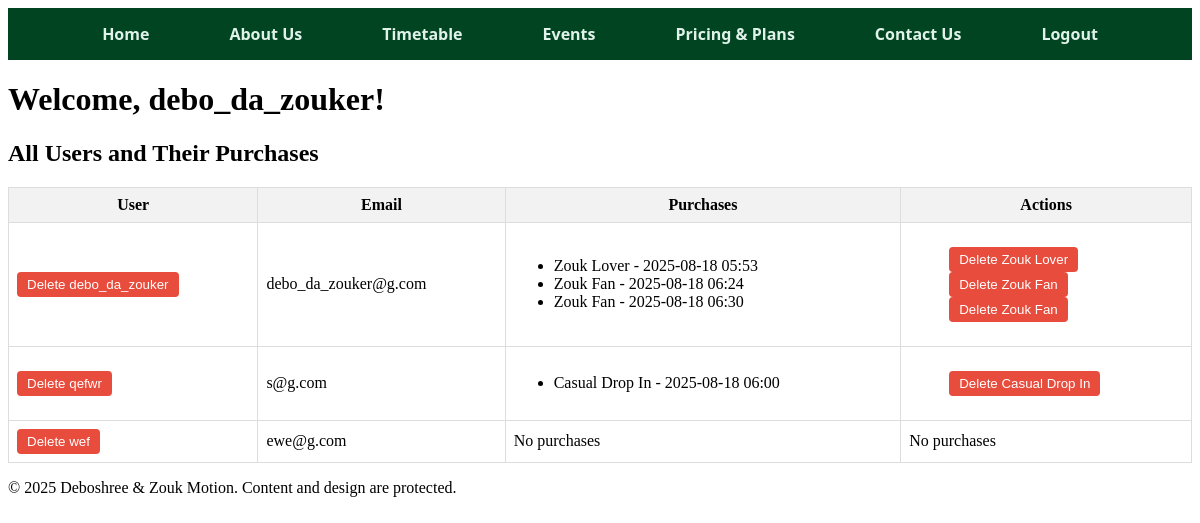
The app's page /dashboard (signed in) with its own data.
### app.py (models this page shows)
class User(db.Model):
    id = db.Column(db.Integer, primary_key=True)
    name = db.Column(db.String(150))
    email = db.Column(db.String(150), unique=True, nullable=False)
    password = db.Column(db.String(200), nullable=False)

class Purchase(db.Model):
    id = db.Column(db.Integer, primary_key=True)
    user_id = db.Column(db.Integer, db.ForeignKey('user.id'), nullable=False)
    plan_name = db.Column(db.String(100), nullable=False)
    timestamp = db.Column(db.DateTime, default=datetime.utcnow)
    user = db.relationship('User', backref=db.backref('purchases', lazy=True))

### app.py (the view)
@app.route('/dashboard')
def dashboard():
    if 'username' not in session:
        flash('Please log in first.')
        return redirect(url_for('login'))
    admin_email = "debo_da_zouker"
    is_admin = (session.get('username') == admin_email)
    print(f"session.get('username')={session.get('username')} and admin email = {admin_email}" )
    print(f"Is admin: {is_admin}")
    if is_admin:
        users = User.query.order_by(User.id).all()
        return render_template('dashboard.html', username=session['username'], users=users, is_admin=True)
    else:
        purchases = Purchase.query.filter_by(user_id=session['user_id']).order_by(Purchase.timestamp.desc()).all()
        return render_template('dashboard.html', username=session['username'], purchases=purchases, is_admin=False)

### templates/dashboard.html (shortened to what this page needs)
<!DOCTYPE html>
<html>
<head>
    <link rel="stylesheet" href="{{ url_for('static', filename='styles.css') }}">
</head>
<body class="bg-gray-900 text-white font-sans p-8">
    <header>
        <nav>
            <div class="nav-container">
                <ul class="top-nav">
                    <li><a href="{{ url_for('dashboard') }}">Home</a></li>
                    <li><a href="{{ url_for('about') }}">About Us</a></li>
                    <li><a href="timetable.html">Timetable</a></li>
                    <li><a href="events.html">Events</a></li>
                    <li><a href="{{ url_for('pricing') }}">Pricing & Plans</a></li>
                    <li><a href="contact.html">Contact Us</a></li>
                    <li><a href="{{ url_for('logout') }}">Logout</a></li>
                </ul>
            </div>
        </nav>
    </header>
    <h1>Welcome, {{ username }}!</h1>
    {% if is_admin %}
        <h2>All Users and Their Purchases</h2>
        <table>
            <thead>
                <tr>
                    <th>User</th>
                    <th>Email</th>
                    <th>Purchases</th>
                    <th>Actions</th>
                </tr>
            </thead>
            <tbody>
                {% for user in users %}
                <tr>
                    <td>
                        <form action="{{ url_for('delete_user', user_id=user.id) }}" method="POST" onsubmit="return confirm('Are you sure you want to delete this user and all their purchases?');">
                            <button type="submit">Delete {{user.name}}</button>
                        </form>
                    </td>
                    <td>{{ user.email }}</td>
                    <td>
                        {% if user.purchases %}
                            <ul>
                            {% for p in user.purchases %}
                                <li>{{ p.plan_name }} - {{ p.timestamp.strftime('%Y-%m-%d %H:%M') }}</li>
                            {% endfor %}
                            </ul>
                        {% else %}
                            No purchases
                        {% endif %}
                    </td>
                    <td>
                    {% if user.purchases %}
                        <ul style="list-style-type:none;">
                        {% for p in user.purchases %}
                                <li>
                                <form action="{{ url_for('delete_purchase', purchase_id=p.id) }}" method="POST"
                                    style="display:inline;"
                                    onsubmit="return confirm('Delete this purchase?');">
                                    <button type="submit">Delete {{ p.plan_name }} </button>
                                </form>
                                </li>
                        {% endfor %}
                        </ul>
                    {% else %}
                        No purchases
                    {% endif %}
                </td>
                </tr>
                {% endfor %}
            </tbody>
        </table>
    {% endif %}
</body>
<footer>
    <p>&copy; 2025 Deboshree & Zouk Motion. Content and design are protected.</p>
</footer>
</html>

### static/styles.css (style rules this page uses)
.top-nav { list-style: none; margin: 0; padding: 0; background-color: #014421; display: flex; justify-content: center; gap: 40px; font-family: 'Segoe UI', Tahoma, Geneva, Verdana, sans-serif; }
.top-nav li { display: inline; }
.top-nav a { display: block; padding: 15px 20px; text-decoration: none; color: #e0f2e9; font-weight: bold; border-radius: 5px; transition: background-color 0.3s ease; }

### templates/dashboard.html (style rules this page uses)
table { border-collapse: collapse; width: 100%; }
th, td { border: 1px solid #ddd; padding: 8px; }
th { background-color: #f2f2f2; }
button { padding: 5px 10px; background-color: #e74c3c; color: white; border: none; border-radius: 4px; cursor: pointer; }

### records on screen
User: name "debo_da_zouker", email "debo_da_zouker@g.com"
Purchase: plan_name "Zouk Lover", timestamp "2025-08-18 05:53"
Purchase: plan_name "Zouk Fan", timestamp "2025-08-18 06:24"
Purchase: plan_name "Zouk Fan", timestamp "2025-08-18 06:30"
User: name "qefwr", email "s@g.com"
Purchase: plan_name "Casual Drop In", timestamp "2025-08-18 06:00"
User: name "wef", email "ewe@g.com", shows "No purchases"
